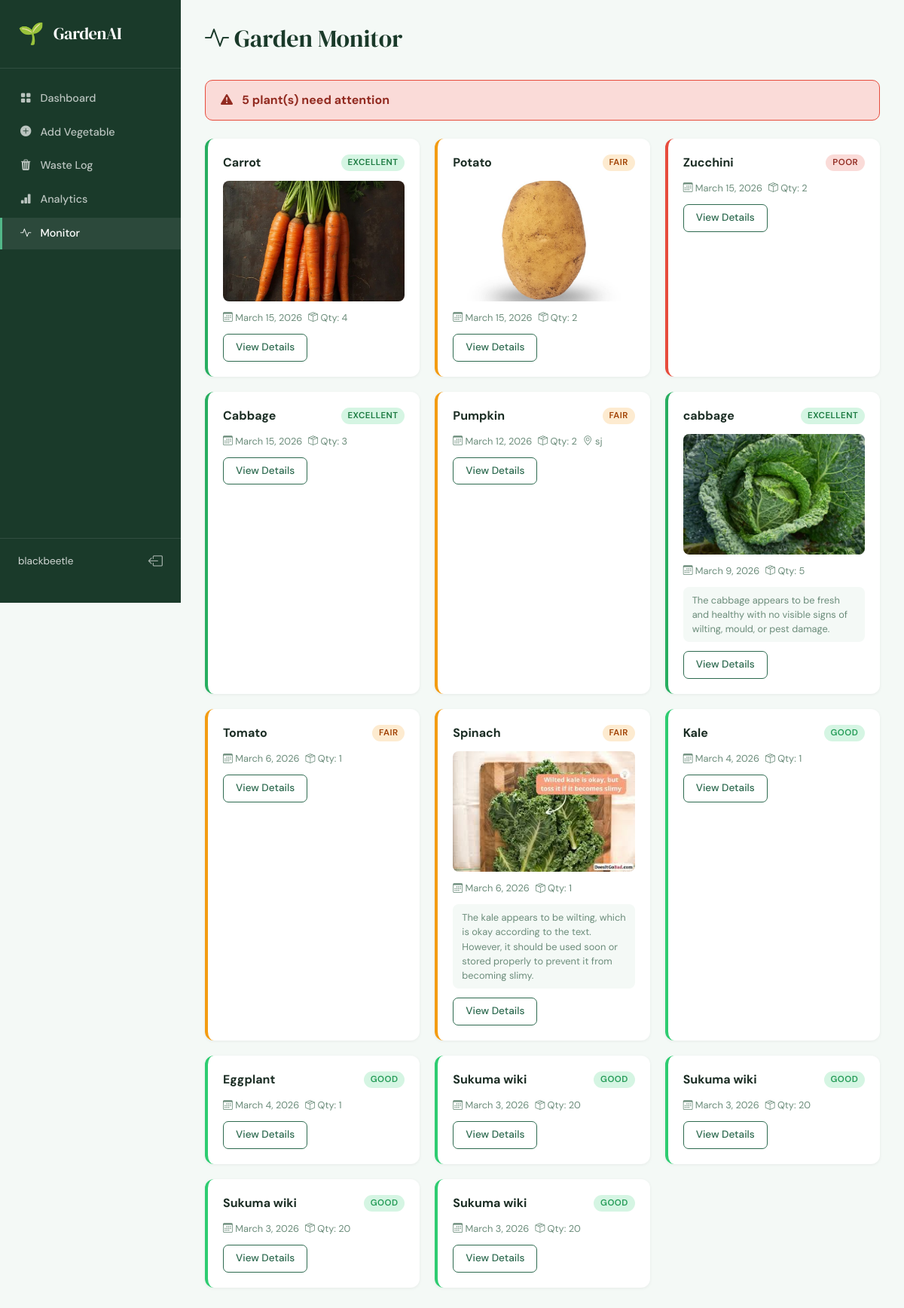
Page /monitor/ (signed in) on the committed database.
### garden/models.py (models this page shows, shortened)
class Vegetable(models.Model):
    HEALTH_CHOICES = [
        ('excellent', 'Excellent'),
        ('good', 'Good'),
        ('fair', 'Fair'),
        ('poor', 'Poor'),
    ]
    user = models.ForeignKey(User, on_delete=models.CASCADE, related_name='vegetables')
    name = models.CharField(max_length=100)
    variety = models.CharField(max_length=100, blank=True)
    planted_date = models.DateField()
    quantity = models.PositiveIntegerField(default=1)
    location = models.CharField(max_length=200, blank=True)
    notes = models.TextField(blank=True)
    photo = models.ImageField(upload_to='vegetables/', blank=True, null=True)
    ai_analysis = models.TextField(blank=True)
    health_status = models.CharField(max_length=20, choices=HEALTH_CHOICES, default='good')
    created_at = models.DateTimeField(auto_now_add=True)
    updated_at = models.DateTimeField(auto_now=True)
    class Meta:
        ordering = ['-created_at']

### garden/views.py (the view)
# urls.py: path('monitor/', views.monitor, name='monitor'),
@login_required
def monitor(request):
    vegetables = Vegetable.objects.filter(user=request.user)
    poor_health = vegetables.filter(health_status__in=['fair', 'poor'])
    recent_scans = ScanResult.objects.filter(user=request.user)[:12]
    alerts = ScanResult.objects.filter(
        user=request.user,
        freshness_status__in=['caution', 'spoiling', 'spoiled']
    ).order_by('-scanned_at')[:10]
    context = {
        'vegetables': vegetables,
        'poor_health': poor_health,
        'recent_scans': recent_scans,
        'alerts': alerts,
    }
    return render(request, 'garden/monitor.html', context)

### garden/templates/garden/monitor.html (shortened to what this page needs)
{% extends 'base.html' %}
{% block content %}
<div class="page-header"><h1><i class="bi bi-activity"></i> Garden Monitor</h1></div>
{% if poor_health %}
<div class="alert-banner">
  <i class="bi bi-exclamation-triangle-fill"></i>
  <strong>{{ poor_health.count }} plant(s) need attention</strong>
</div>
{% endif %}
<div class="monitor-grid">
{% for veg in vegetables %}
<div class="monitor-card health-{{ veg.health_status }}">
  <div class="monitor-header">
    <div>
      <strong>{{ veg.name }}</strong>
    </div>
    <span class="health-badge {{ veg.health_status }}">{{ veg.get_health_status_display }}</span>
  </div>
  {% if veg.photo %}
  <img src="{{ veg.photo.url }}" alt="{{ veg.name }}" class="monitor-photo">
  {% endif %}
  <div class="monitor-meta">
    <span><i class="bi bi-calendar3"></i> {{ veg.planted_date }}</span>
    <span><i class="bi bi-box-seam"></i> Qty: {{ veg.quantity }}</span>
    {% if veg.location %}<span><i class="bi bi-geo-alt"></i> {{ veg.location }}</span>{% endif %}
  </div>
  {% if veg.ai_analysis %}
  <div class="ai-snippet">{{ veg.ai_analysis|truncatewords:30 }}</div>
  {% endif %}
  <a href="{% url 'vegetable_detail' veg.pk %}" class="btn-outline-green btn-sm">View Details</a>
</div>
{% empty %}
<p class="text-muted">No vegetables to monitor. <a href="{% url 'add_vegetable' %}">Add some plants.</a></p>
{% endfor %}
</div>
{% endblock %}

### garden/templates/base.html (shortened to what this page needs)
<!DOCTYPE html>
<html lang="en">
<head>
<link href="https://cdn.jsdelivr.net/npm/bootstrap@5.3.0/dist/css/bootstrap.min.css" rel="stylesheet">
<link rel="stylesheet" href="https://cdn.jsdelivr.net/npm/bootstrap-icons@1.11.0/font/bootstrap-icons.css">
{% load static %}
<link rel="stylesheet" href="{% static 'css/style.css' %}">
</head>
<body>
{% if user.is_authenticated %}
<nav class="sidebar">
  <div class="sidebar-brand">
    <span class="brand-icon">🌱</span>
    <span class="brand-name">GardenAI</span>
  </div>
  <ul class="sidebar-nav">
    <li><a href="{% url 'dashboard' %}" class="nav-link {% if request.resolver_match.url_name == 'dashboard' %}active{% endif %}">
      <i class="bi bi-grid-fill"></i> Dashboard</a></li>
    <li><a href="{% url 'add_vegetable' %}" class="nav-link {% if request.resolver_match.url_name == 'add_vegetable' %}active{% endif %}">
      <i class="bi bi-plus-circle-fill"></i> Add Vegetable</a></li>
    <li><a href="{% url 'waste_log' %}" class="nav-link {% if request.resolver_match.url_name == 'waste_log' %}active{% endif %}">
      <i class="bi bi-trash3-fill"></i> Waste Log</a></li>
    <li><a href="{% url 'analytics' %}" class="nav-link {% if request.resolver_match.url_name == 'analytics' %}active{% endif %}">
      <i class="bi bi-bar-chart-fill"></i> Analytics</a></li>
    <li><a href="{% url 'monitor' %}" class="nav-link {% if request.resolver_match.url_name == 'monitor' %}active{% endif %}">
      <i class="bi bi-activity"></i> Monitor</a></li>
  </ul>
  <div class="sidebar-footer">
    <span class="user-name">{{ user.username }}</span>
    <a href="{% url 'logout' %}" class="btn-logout"><i class="bi bi-box-arrow-left"></i></a>
  </div>
</nav>
<main class="main-content">
{% endif %}
{% block content %}{% endblock %}
{% if user.is_authenticated %}</main>{% endif %}
{% load static %}
</body>
</html>

### static/css/style.css (style rules this page uses)
:root { --green-dark: #1a3a2a; --green-mid: #2d6a4f; --green-light: #40916c; --green-pale: #d8f3dc; --accent: #52b788; --text: #1b2d24; --text-muted: #6b8c7a; --bg: #f4f9f6; --card-bg: #ffffff; --sidebar-w: 240px; }
* { box-sizing: border-box; margin: 0; padding: 0; }
body { font-family: 'DM Sans', sans-serif; background: var(--bg); color: var(--text); display: flex; min-height: 100vh; }
.sidebar { width: var(--sidebar-w); background: var(--green-dark); min-height: 100vh; position: fixed; left: 0; top: 0; display: flex; flex-direction: column; padding: 1.5rem 0; z-index: 100; }
.sidebar-brand { display: flex; align-items: center; gap: .75rem; padding: 0 1.5rem 1.5rem; border-bottom: 1px solid rgba(255,255,255,.1); }
.brand-icon { font-size: 1.75rem; }
.brand-name { font-family: 'DM Serif Display', serif; font-size: 1.4rem; color: #fff; letter-spacing: -.02em; }
.sidebar-nav { list-style: none; padding: 1rem 0; flex: 1; }
.sidebar-nav li { margin: .15rem 0; }
.sidebar-nav .nav-link { display: flex; align-items: center; gap: .75rem; padding: .65rem 1.5rem; color: rgba(255,255,255,.7); text-decoration: none; font-size: .9rem; font-weight: 500; transition: all .2s; border-left: 3px solid transparent; }
.sidebar-nav .nav-link:hover, .sidebar-nav .nav-link.active { color: #fff; background: rgba(255,255,255,.08); border-left-color: var(--accent); }
.sidebar-footer { padding: 1rem 1.5rem; border-top: 1px solid rgba(255,255,255,.1); display: flex; align-items: center; justify-content: space-between; }
.user-name { color: rgba(255,255,255,.8); font-size: .85rem; }
.btn-logout { color: rgba(255,255,255,.6); text-decoration: none; font-size: 1.2rem; }
.main-content { margin-left: var(--sidebar-w); flex: 1; padding: 2rem; min-height: 100vh; }
.page-header { display: flex; align-items: center; justify-content: space-between; margin-bottom: 1.75rem; }
.page-header h1 { font-family: 'DM Serif Display', serif; font-size: 2rem; color: var(--green-dark); }
.btn-outline-green { border: 1.5px solid var(--green-mid); color: var(--green-mid); padding: .45rem 1rem; border-radius: 7px; text-decoration: none; font-weight: 500; font-size: .85rem; display: inline-flex; align-items: center; gap: .4rem; cursor: pointer; background: none; transition: all .2s; }
.health-badge { display: inline-block; padding: .15rem .55rem; border-radius: 20px; font-size: .72rem; font-weight: 600; text-transform: uppercase; letter-spacing: .04em; }
.health-badge.excellent { background: #d5f5e3; color: #1a7a40; }
.health-badge.good { background: #d5f5e3; color: #239b56; }
.health-badge.fair { background: #fdebd0; color: #a04000; }
.health-badge.poor { background: #fadbd8; color: #922b21; }
.monitor-grid { display: grid; grid-template-columns: repeat(auto-fill, minmax(280px, 1fr)); gap: 1.25rem; }
.monitor-card { background: var(--card-bg); border-radius: 12px; padding: 1.25rem; border-left: 4px solid #ccc; box-shadow: 0 1px 4px rgba(0,0,0,.06); }
.monitor-card.health-excellent { border-left-color: #27ae60; }
.monitor-card.health-good { border-left-color: #2ecc71; }
.monitor-card.health-fair { border-left-color: #f39c12; }
.monitor-card.health-poor { border-left-color: #e74c3c; }
.monitor-header { display: flex; align-items: center; justify-content: space-between; margin-bottom: .75rem; }
.monitor-photo { width: 100%; height: 160px; object-fit: cover; border-radius: 8px; margin-bottom: .75rem; }
.monitor-meta { display: flex; flex-wrap: wrap; gap: .5rem; font-size: .8rem; color: var(--text-muted); margin-bottom: .75rem; }
.ai-snippet { font-size: .8rem; color: var(--text-muted); background: var(--bg); border-radius: 8px; padding: .5rem .75rem; margin-bottom: .75rem; }
.alert-banner { background: #fadbd8; border: 1.5px solid #e74c3c; border-radius: 10px; padding: .85rem 1.25rem; margin-bottom: 1.5rem; display: flex; align-items: center; gap: .75rem; color: #922b21; font-weight: 500; }

### rows in the picture
Vegetable: name "Carrot", health_status "EXCELLENT", photo (picture), planted_date "March 15, 2026", quantity "4"
Vegetable: name "Potato", health_status "FAIR", photo (picture), planted_date "March 15, 2026", quantity "2"
Vegetable: name "Zucchini", health_status "POOR", planted_date "March 15, 2026", quantity "2"
Vegetable: name "Cabbage", health_status "EXCELLENT", planted_date "March 15, 2026", quantity "3"
Vegetable: name "Pumpkin", health_status "FAIR", planted_date "March 12, 2026", quantity "2", location "sj"
Vegetable: name "cabbage", health_status "EXCELLENT", photo (picture), planted_date "March 9, 2026", quantity "5", ai_analysis "The cabbage appears to be fresh and healthy with no visible signs of wilting, mould, or pest damage."
Vegetable: name "Tomato", health_status "FAIR", planted_date "March 6, 2026", quantity "1"
Vegetable: name "Spinach", health_status "FAIR", photo (picture), planted_date "March 6, 2026", quantity "1", ai_analysis "The kale appears to be wilting, which is okay according to the text. However, it should be used soon or stored properly to prevent it from becoming slimy."
Vegetable: name "Kale", health_status "GOOD", planted_date "March 4, 2026", quantity "1"
Vegetable: name "Eggplant", health_status "GOOD", planted_date "March 4, 2026", quantity "1"
Vegetable: name "Sukuma wiki", health_status "GOOD", planted_date "March 3, 2026", quantity "20"
Vegetable: name "Sukuma wiki", health_status "GOOD", planted_date "March 3, 2026", quantity "20"
Vegetable: name "Sukuma wiki", health_status "GOOD", planted_date "March 3, 2026", quantity "20"
Vegetable: name "Sukuma wiki", health_status "GOOD", planted_date "March 3, 2026", quantity "20"

### other values in the picture
{{ user.username }} "blackbeetle"
{{ poor_health.count }} "5"
